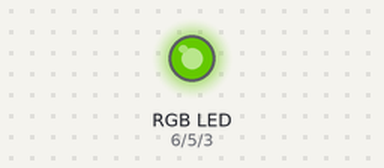
Bench run of a sketch on a simulated Arduino Uno, built with avr-gcc and run on an emulated ATmega328P. On the bench: an RGB LED mixed from three pins (HIGH = lit). Dim RGB values are drawn brighter than linear.

Above: at 0.1 s.
Timing chart, 0 to 1.6 s (numbered marks = the images above):
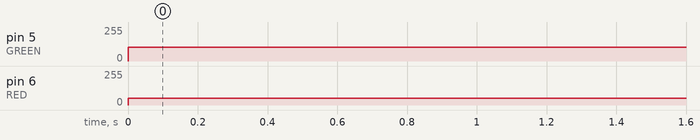

The sketch:

RGB_LED_flash.ino
```cpp
// Define Pins
#define BLUE 3
#define GREEN 5
#define RED 6

void setup()
{
pinMode(RED, OUTPUT);
pinMode(GREEN, OUTPUT);
pinMode(BLUE, OUTPUT);
digitalWrite(RED, HIGH);
digitalWrite(GREEN, LOW);
digitalWrite(BLUE, LOW);
}

// define variables
int redValue;
int greenValue;
int blueValue;

struct COLOR {
  int red;
  int green;
  int blue;
};
// main loop
void loop()
{
  #define delayTime 10 // fading time between colors

  COLOR purple;
  purple.red = 51;
  purple.green = 102;
  purple.blue = 0;

  analogWrite(RED, purple.red);
  analogWrite(GREEN, purple.green);
  analogWrite(BLUE, purple.blue);

}
```

Measured:
- by itself, pin 5 (GREEN): 0/255 → 102/255 at 0.00 s
- by itself, pin 6 (RED): 0/255 → 51/255 at 0.00 s
